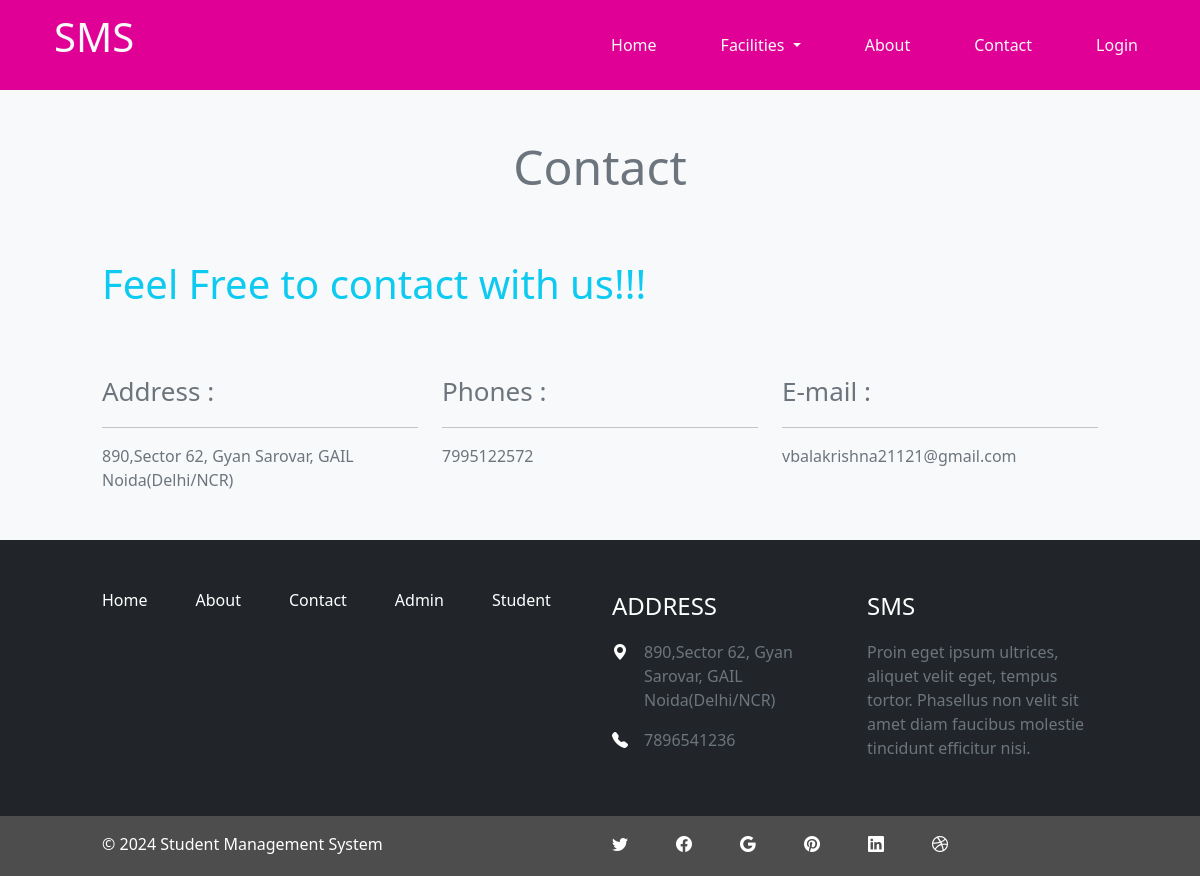
The page /contact.php on the database its author committed.
### tables this page shows
CREATE TABLE `about_contact_page` (
  `S_No` int(11) NOT NULL,
  `PageType` varchar(33) DEFAULT NULL,
  `PageTitle` mediumtext DEFAULT NULL,
  `PageDescription` mediumtext DEFAULT NULL,
  `Email` varchar(50) DEFAULT NULL,
  `MobileNumber` bigint(30) DEFAULT NULL,
  `UpdationDate` timestamp NOT NULL DEFAULT current_timestamp() ON UPDATE current_timestamp()
);

### contact.php (the view, shortened to what this page needs)
<!DOCTYPE html>
<html lang="en">
<head>
    <link rel="stylesheet" href="bootstrap/bootstrap.min.css">
    <link rel="stylesheet" href="styles.css">
    <link rel="stylesheet" href="https://cdn.jsdelivr.net/npm/bootstrap-icons@1.11.2/font/bootstrap-icons.min.css">
</head>
<body>
    <?php
        include('nav.php');
    ?>
    <div class="container-fluid bg-light">
        <div class="row pt-5 pb-5">
            <div class="col-sm-12">
                <div class="container">
                    <div class="ms-5 me-5">
                        <p class="display-5 text-center text-secondary">Contact</p>
                        <p class="display-6 text-info pt-5">Feel Free to contact with us!!!</p>
                        <div class="row pt-5">
                            <div class="col-sm-4">
                                <p class="text-secondary" style="font-size: 26px;">Address :</p><hr>
                                <span class="text-secondary" style="text-align: justify;">
                                    <?php
                                        $conn = mysqli_connect('localhost', 'root', '', 'student_management');
                                        $sql = "select PageDescription from about_contact_page WHERE PageType = 'contactus'";
                                        $result = mysqli_query($conn, $sql);
                                        $row = mysqli_fetch_array($result);
                                        echo $row['PageDescription'];
                                    ?>
                                </span>
                            </div>
                            <div class="col-sm-4">
                                <p class="text-secondary" style="font-size: 26px;">Phones :</p><hr>
                                <span class="text-secondary" style=" text-align: justify;">
                                    <?php
                                        $conn = mysqli_connect('localhost', 'root', '', 'student_management');
                                        $sql = "select MobileNumber from about_contact_page WHERE PageType = 'contactus'";
                                        $result = mysqli_query($conn, $sql);
                                        $row = mysqli_fetch_array($result);
                                        echo $row['MobileNumber'];
                                    ?>
                                </span>
                            </div>
                            <div class="col-sm-4">
                                <p class="text-secondary" style="font-size: 26px;">E-mail :</p><hr>
                                <span class="text-secondary" style=" text-align: justify;">
                                    <?php
                                        $conn = mysqli_connect('localhost', 'root', '', 'student_management');
                                        $sql = "select Email from about_contact_page WHERE PageType = 'contactus'";
                                        $result = mysqli_query($conn, $sql);
                                        $row = mysqli_fetch_array($result);
                                        echo $row['Email'];
                                    ?>
                                </span>
                            </div>
                        </div>
                    </div>
                </div>
            </div>
        </div>
    </div>
    <?php
        include('footer.php');
    ?>
</body>
</html>

### styles.css (style rules this page uses)
* { margin: 0; padding: 0; box-sizing: border-box; }

### rows shown on the page
about_contact_page: PageDescription "890,Sector 62, Gyan Sarovar, GAIL Noida(Delhi/NCR)", MobileNumber "7995122572", Email "vbalakrishna21121@gmail.com"
